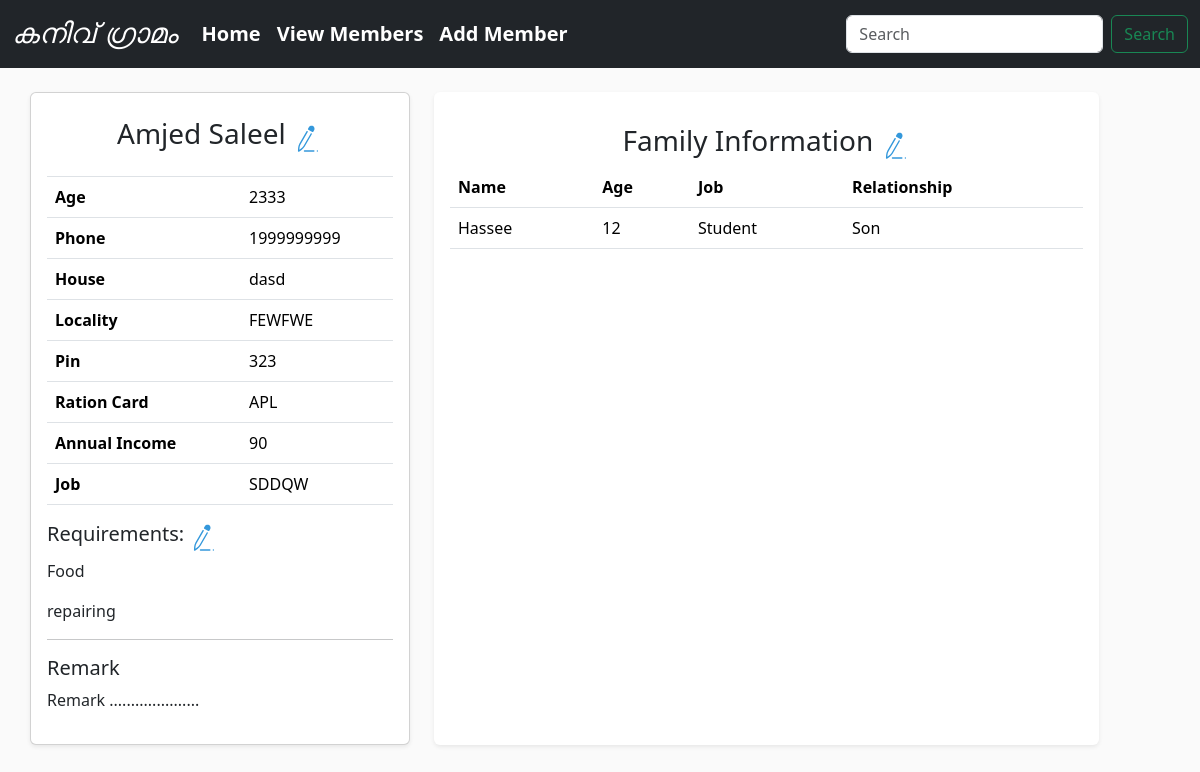
Screenshot of /member/4 with the database file from the repository.
### charity/models.py (models this page shows, shortened)
class Member(models.Model):
    ration_card_status = (
        ('APL', 'APL'),
        ('BPL', 'BPL'),
    )
    name = models.CharField(max_length=30, verbose_name='Name')
    age = models.IntegerField(verbose_name='Age')
    phone = models.PositiveIntegerField(help_text='Enter phone number without country code')
    house_name = models.CharField(max_length=50)
    locality = models.CharField(max_length=50)
    pin_code = models.IntegerField()
    ration_card = models.CharField(choices=ration_card_status, max_length=10)
    annual_income = models.IntegerField()
    job = models.CharField(max_length=50)
    remark = models.TextField(max_length=100, help_text='Max 100 letters', blank=True)
    class Meta:
        unique_together = ('name', 'house_name', 'phone')

class Category(models.Model):
    category = models.CharField(max_length=30)
    def __str__(self):
        return self.category

class HouseMember(models.Model):
    member = models.ForeignKey(Member, on_delete=models.CASCADE)
    name = models.CharField(max_length=50, blank=True)
    age = models.IntegerField(blank=True, null=True)
    job = models.CharField(max_length=50, blank=True)
    relationship = models.CharField(max_length=50, blank=True)

### charity/views.py (the view)
# urls.py: path('member/<str:id>', views.view_member, name='view-member'),
def view_member(request, id):
    member = Member.objects.get(id=id)
    house_members = member.housemember_set.all()
    member_form = MemberForm(instance=member)
    requirements_form = RequirementForm(instance=member.need)
    context = {
        'member': member,
        'house_members': house_members,
        'member_form': member_form,
        'requirements_form': requirements_form,
    }
    return render(request, 'charity/member-detail.html', context)

### charity/forms.py
class MemberForm(forms.ModelForm):
    class Meta:
        model = Member
        fields = '__all__'

class RequirementForm(forms.ModelForm):
    class Meta:
        widgets = {
            'requirement': forms.CheckboxSelectMultiple()
        }
        model = Need
        fields = ['requirement']

### templates/charity/member-detail.html (shortened to what this page needs)
{% extends 'base.html' %}
{% load static %}
{% load crispy_forms_filters %}
{% load crispy_forms_tags %}
{% block content %}
    <div class="container">
        <div class="row">
            <div class="col-12 col-lg-4 card mt-4 shadow-sm p-3 mb-5 bg-body rounded">
                <h3 class="text-center mt-2">{{ member.name }} <span>
                    <img
                            src="{% static 'images/icons8-edit(1).svg' %}"
                            alt="" srcset="" width="30"
                            data-bs-toggle="modal"
                            data-bs-target="#personal-detail-model" style="cursor:pointer">
                </span></h3>
                <table class="table table-responsive table-hover">
                    <thead>
                    <tr>
                        <th scope="col"></th>
                        <th scope="col"></th>
                    </tr>
                    </thead>
                    <tbody>
                    <tr>
                        <td class="fw-bold">Age</td>
                        <td>{{ member.age }}</td>
                    </tr>
                    <tr>
                        <td class="fw-bold">Phone</td>
                        <td>{{ member.phone }}</td>
                    </tr>
                    <tr>
                        <td class="fw-bold">House</td>
                        <td>{{ member.house_name }}</td>
                    </tr>
                    <tr>
                        <td class="fw-bold">Locality</td>
                        <td>{{ member.locality }}</td>
                    </tr>
                    <tr>
                        <td class="fw-bold">Pin</td>
                        <td>{{ member.pin_code }}</td>
                    </tr>
                    <tr>
                        <td class="fw-bold">Ration Card</td>
                        <td>{{ member.ration_card }}</td>
                    </tr>
                    <tr>
                        <td class="fw-bold">Annual Income</td>
                        <td>{{ member.annual_income }}</td>
                    </tr>
                    <tr>
                        <td class="fw-bold">Job</td>
                        <td>{{ member.job }}</td>
                    </tr>
                    </tbody>
                </table>
                <h5>
                    Requirements:
                    <span>
                        <img
                                src="{% static 'images/icons8-edit(1).svg' %}"
                                alt="" srcset="" width="30"
                                data-bs-toggle="modal"
                                data-bs-target="#member-requirements" style="cursor:pointer">
                    </span>
                </h5>
                <div class="requirements ml-4">
                    {% for requirment in member.need.requirement.all %}
                        <p>{{ requirment }}</p>
                    {% endfor %}
                    <hr>
                </div>
                <h5>Remark</h5>
                <p>{{ member.remark }}</p>
            </div>
            <div class="col-12 col-lg-7 m-4 mt-4 cart shadow-sm p-3 mb-5 bg-body rounded">
                <h3 class="text-center mt-3">Family Information
                    <span>
                        <img
                                src="{% static 'images/icons8-edit(1).svg' %}"
                                alt="" srcset="" width="30"
                                data-bs-toggle="modal"
                                data-bs-target="#family-information" style="cursor:pointer">
                    </span>
                </h3>
                <table class="table table-responsive table-hover">
                    <thead>
                    <tr>
                        <th scope="col">Name</th>
                        <th scope="col">Age</th>
                        <th scope="col">Job</th>
                        <th scope="col">Relationship</th>
                    </tr>
                    </thead>
                    {% for house_member in house_members %}
                        <tr>
                            <td>{{ house_member.name }}</td>
                            <td>{{ house_member.age }}</td>
                            <td>{{ house_member.job }}</td>
                            <td>{{ house_member.relationship }}</td>
                        </tr>
                    {% endfor %}
                </table>
            </div>
        </div>
    </div>
{% endblock %}

### static/css/style.css (style rules this page uses)
html body { margin: 0; padding: 0; background-color: hsl(0, 0%, 98%); }

### rows the page displays
Member: name "Amjed Saleel", age "2333", phone "1999999999", house_name "dasd", locality "FEWFWE", pin_code "323", ration_card "APL", annual_income "90", job "SDDQW", remark "Remark ....................."
Category: category "Food"
Category: category "repairing"
HouseMember: name "Hassee", age "12", job "Student", relationship "Son"
